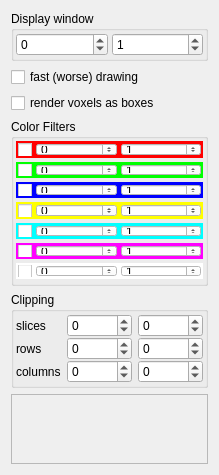
 <widget class="QWidget" name="propVolumetric">
  <property name="geometry">
   <rect>
    <x>0</x>
    <y>0</y>
    <width>209</width>
    <height>475</height>
   </rect>
  </property>
  <property name="sizePolicy">
   <sizepolicy hsizetype="Expanding" vsizetype="Expanding">
    <horstretch>0</horstretch>
    <verstretch>0</verstretch>
   </sizepolicy>
  </property>
  <property name="minimumSize">
   <size>
    <width>0</width>
    <height>475</height>
   </size>
  </property>
  <property name="maximumSize">
   <size>
    <width>16777215</width>
    <height>16777215</height>
   </size>
  </property>
  <property name="windowTitle">
   <string>Form</string>
  </property>
  <property name="styleSheet">
   <string notr="true"/>
  </property>
  <layout class="QVBoxLayout" name="verticalLayout_3">
   <item>
    <widget class="QGroupBox" name="groupBox">
     <property name="sizePolicy">
      <sizepolicy hsizetype="Preferred" vsizetype="Maximum">
       <horstretch>0</horstretch>
       <verstretch>0</verstretch>
      </sizepolicy>
     </property>
     <property name="title">
      <string>Display window</string>
     </property>
     <layout class="QHBoxLayout" name="horizontalLayout_9">
      <property name="spacing">
       <number>4</number>
      </property>
      <property name="leftMargin">
       <number>2</number>
      </property>
      <property name="topMargin">
       <number>2</number>
      </property>
      <property name="rightMargin">
       <number>2</number>
      </property>
      <property name="bottomMargin">
       <number>2</number>
      </property>
      <item>
       <widget class="QDoubleSpinBox" name="spinWinMin">
        <property name="decimals">
         <number>0</number>
        </property>
        <property name="minimum">
         <double>-100000.000000000000000</double>
        </property>
        <property name="maximum">
         <double>100000.000000000000000</double>
        </property>
        <property name="singleStep">
         <double>1.000000000000000</double>
        </property>
       </widget>
      </item>
      <item>
       <widget class="QDoubleSpinBox" name="spinWinMax">
        <property name="decimals">
         <number>0</number>
        </property>
        <property name="minimum">
         <double>-100000.000000000000000</double>
        </property>
        <property name="maximum">
         <double>100000.000000000000000</double>
        </property>
        <property name="singleStep">
         <double>1.000000000000000</double>
        </property>
        <property name="value">
         <double>1.000000000000000</double>
        </property>
       </widget>
      </item>
     </layout>
    </widget>
   </item>
   <item>
    <widget class="QCheckBox" name="fastDrawCheckBox">
     <property name="text">
      <string>fast (worse) drawing</string>
     </property>
    </widget>
   </item>
   <item>
    <widget class="QCheckBox" name="renderBoxesCheckBox">
     <property name="text">
      <string>render voxels as boxes</string>
     </property>
    </widget>
   </item>
   <item>
    <widget class="QGroupBox" name="groupBox_2">
     <property name="sizePolicy">
      <sizepolicy hsizetype="Preferred" vsizetype="Maximum">
       <horstretch>0</horstretch>
       <verstretch>0</verstretch>
      </sizepolicy>
     </property>
     <property name="title">
      <string>Color Filters</string>
     </property>
     <layout class="QVBoxLayout" name="verticalLayout">
      <property name="spacing">
       <number>4</number>
      </property>
      <property name="leftMargin">
       <number>2</number>
      </property>
      <property name="topMargin">
       <number>2</number>
      </property>
      <property name="rightMargin">
       <number>2</number>
      </property>
      <property name="bottomMargin">
       <number>4</number>
      </property>
      <item>
       <widget class="QWidget" name="widget_7" native="true">
        <property name="styleSheet">
         <string notr="true">background-color: #f00</string>
        </property>
        <layout class="QHBoxLayout" name="horizontalLayout_8">
         <property name="spacing">
          <number>4</number>
         </property>
         <property name="leftMargin">
          <number>2</number>
         </property>
         <property name="topMargin">
          <number>2</number>
         </property>
         <property name="rightMargin">
          <number>2</number>
         </property>
         <property name="bottomMargin">
          <number>2</number>
         </property>
         <item>
          <widget class="QCheckBox" name="f0CheckBox">
           <property name="sizePolicy">
            <sizepolicy hsizetype="Fixed" vsizetype="Fixed">
             <horstretch>0</horstretch>
             <verstretch>0</verstretch>
            </sizepolicy>
           </property>
           <property name="layoutDirection">
            <enum>Qt::LeftToRight</enum>
           </property>
           <property name="autoFillBackground">
            <bool>false</bool>
           </property>
           <property name="styleSheet">
            <string notr="true">background-color: #fff</string>
           </property>
           <property name="text">
            <string/>
           </property>
          </widget>
         </item>
         <item>
          <widget class="QDoubleSpinBox" name="f0SpinMin">
           <property name="styleSheet">
            <string notr="true">background-color: #fff;</string>
           </property>
           <property name="decimals">
            <number>0</number>
           </property>
           <property name="minimum">
            <double>-100000.000000000000000</double>
           </property>
           <property name="maximum">
            <double>100000.000000000000000</double>
           </property>
           <property name="singleStep">
            <double>1.000000000000000</double>
           </property>
          </widget>
         </item>
         <item>
          <widget class="QDoubleSpinBox" name="f0SpinMax">
           <property name="styleSheet">
            <string notr="true">background-color: #fff;</string>
           </property>
           <property name="decimals">
            <number>0</number>
           </property>
           <property name="minimum">
            <double>-100000.000000000000000</double>
           </property>
           <property name="maximum">
            <double>100000.000000000000000</double>
           </property>
           <property name="singleStep">
            <double>1.000000000000000</double>
           </property>
           <property name="value">
            <double>1.000000000000000</double>
           </property>
          </widget>
         </item>
        </layout>
       </widget>
      </item>
      <item>
       <widget class="QWidget" name="widget" native="true">
        <property name="styleSheet">
         <string notr="true">background-color: #0f0;</string>
        </property>
        <layout class="QHBoxLayout" name="horizontalLayout">
         <property name="spacing">
          <number>4</number>
         </property>
         <property name="leftMargin">
          <number>2</number>
         </property>
         <property name="topMargin">
          <number>2</number>
         </property>
         <property name="rightMargin">
          <number>2</number>
         </property>
         <property name="bottomMargin">
          <number>2</number>
         </property>
         <item>
          <widget class="QCheckBox" name="f1CheckBox">
           <property name="sizePolicy">
            <sizepolicy hsizetype="Fixed" vsizetype="Fixed">
             <horstretch>0</horstretch>
             <verstretch>0</verstretch>
            </sizepolicy>
           </property>
           <property name="layoutDirection">
            <enum>Qt::LeftToRight</enum>
           </property>
           <property name="autoFillBackground">
            <bool>false</bool>
           </property>
           <property name="styleSheet">
            <string notr="true">background-color: #fff</string>
           </property>
           <property name="text">
            <string/>
           </property>
          </widget>
         </item>
         <item>
          <widget class="QDoubleSpinBox" name="f1SpinMin">
           <property name="styleSheet">
            <string notr="true">background-color: #fff;</string>
           </property>
           <property name="decimals">
            <number>0</number>
           </property>
           <property name="minimum">
            <double>-100000.000000000000000</double>
           </property>
           <property name="maximum">
            <double>100000.000000000000000</double>
           </property>
           <property name="singleStep">
            <double>1.000000000000000</double>
           </property>
          </widget>
         </item>
         <item>
          <widget class="QDoubleSpinBox" name="f1SpinMax">
           <property name="styleSheet">
            <string notr="true">background-color: #fff;</string>
           </property>
           <property name="decimals">
            <number>0</number>
           </property>
           <property name="minimum">
            <double>-100000.000000000000000</double>
           </property>
           <property name="maximum">
            <double>100000.000000000000000</double>
           </property>
           <property name="singleStep">
            <double>1.000000000000000</double>
           </property>
           <property name="value">
            <double>1.000000000000000</double>
           </property>
          </widget>
         </item>
        </layout>
       </widget>
      </item>
      <item>
       <widget class="QWidget" name="widget_2" native="true">
        <property name="styleSheet">
         <string notr="true">background-color: #00f;</string>
        </property>
        <layout class="QHBoxLayout" name="horizontalLayout_2">
         <property name="spacing">
          <number>4</number>
         </property>
         <property name="leftMargin">
          <number>2</number>
         </property>
         <property name="topMargin">
          <number>2</number>
         </property>
         <property name="rightMargin">
          <number>2</number>
         </property>
         <property name="bottomMargin">
          <number>2</number>
         </property>
         <item>
          <widget class="QCheckBox" name="f2CheckBox">
           <property name="sizePolicy">
            <sizepolicy hsizetype="Fixed" vsizetype="Fixed">
             <horstretch>0</horstretch>
             <verstretch>0</verstretch>
            </sizepolicy>
           </property>
           <property name="layoutDirection">
            <enum>Qt::LeftToRight</enum>
           </property>
           <property name="autoFillBackground">
            <bool>false</bool>
           </property>
           <property name="styleSheet">
            <string notr="true">background-color: #fff</string>
           </property>
           <property name="text">
            <string/>
           </property>
          </widget>
         </item>
         <item>
          <widget class="QDoubleSpinBox" name="f2SpinMin">
           <property name="styleSheet">
            <string notr="true">background-color: #fff;</string>
           </property>
           <property name="decimals">
            <number>0</number>
           </property>
           <property name="minimum">
            <double>-100000.000000000000000</double>
           </property>
           <property name="maximum">
            <double>100000.000000000000000</double>
           </property>
           <property name="singleStep">
            <double>1.000000000000000</double>
           </property>
          </widget>
         </item>
         <item>
          <widget class="QDoubleSpinBox" name="f2SpinMax">
           <property name="styleSheet">
            <string notr="true">background-color: #fff;</string>
           </property>
           <property name="decimals">
            <number>0</number>
           </property>
           <property name="minimum">
            <double>-100000.000000000000000</double>
           </property>
           <property name="maximum">
            <double>100000.000000000000000</double>
           </property>
           <property name="singleStep">
            <double>1.000000000000000</double>
           </property>
           <property name="value">
            <double>1.000000000000000</double>
           </property>
          </widget>
         </item>
        </layout>
       </widget>
      </item>
      <item>
       <widget class="QWidget" name="widget_3" native="true">
        <property name="styleSheet">
         <string notr="true">background-color: #ff0;</string>
        </property>
        <layout class="QHBoxLayout" name="horizontalLayout_3">
         <property name="spacing">
          <number>4</number>
         </property>
         <property name="leftMargin">
          <number>2</number>
         </property>
         <property name="topMargin">
          <number>2</number>
         </property>
         <property name="rightMargin">
          <number>2</number>
         </property>
         <property name="bottomMargin">
          <number>2</number>
         </property>
         <item>
          <widget class="QCheckBox" name="f3CheckBox">
           <property name="sizePolicy">
            <sizepolicy hsizetype="Fixed" vsizetype="Fixed">
             <horstretch>0</horstretch>
             <verstretch>0</verstretch>
            </sizepolicy>
           </property>
           <property name="layoutDirection">
            <enum>Qt::LeftToRight</enum>
           </property>
           <property name="autoFillBackground">
            <bool>false</bool>
           </property>
           <property name="styleSheet">
            <string notr="true">background-color: #fff</string>
           </property>
           <property name="text">
            <string/>
           </property>
          </widget>
         </item>
         <item>
          <widget class="QDoubleSpinBox" name="f3SpinMin">
           <property name="styleSheet">
            <string notr="true">background-color: #fff;</string>
           </property>
           <property name="decimals">
            <number>0</number>
           </property>
           <property name="minimum">
            <double>-100000.000000000000000</double>
           </property>
           <property name="maximum">
            <double>100000.000000000000000</double>
           </property>
           <property name="singleStep">
            <double>1.000000000000000</double>
           </property>
          </widget>
         </item>
         <item>
          <widget class="QDoubleSpinBox" name="f3SpinMax">
           <property name="styleSheet">
            <string notr="true">background-color: #fff;</string>
           </property>
           <property name="decimals">
            <number>0</number>
           </property>
           <property name="minimum">
            <double>-100000.000000000000000</double>
           </property>
           <property name="maximum">
            <double>100000.000000000000000</double>
           </property>
           <property name="singleStep">
            <double>1.000000000000000</double>
           </property>
           <property name="value">
            <double>1.000000000000000</double>
           </property>
          </widget>
         </item>
        </layout>
       </widget>
      </item>
      <item>
       <widget class="QWidget" name="widget_4" native="true">
        <property name="styleSheet">
         <string notr="true">background-color: #0ff;</string>
        </property>
        <layout class="QHBoxLayout" name="horizontalLayout_4">
         <property name="spacing">
          <number>4</number>
         </property>
         <property name="leftMargin">
          <number>2</number>
         </property>
         <property name="topMargin">
          <number>2</number>
         </property>
         <property name="rightMargin">
          <number>2</number>
         </property>
         <property name="bottomMargin">
          <number>2</number>
         </property>
         <item>
          <widget class="QCheckBox" name="f4CheckBox">
           <property name="sizePolicy">
            <sizepolicy hsizetype="Fixed" vsizetype="Fixed">
             <horstretch>0</horstretch>
             <verstretch>0</verstretch>
            </sizepolicy>
           </property>
           <property name="layoutDirection">
            <enum>Qt::LeftToRight</enum>
           </property>
           <property name="autoFillBackground">
            <bool>false</bool>
           </property>
           <property name="styleSheet">
            <string notr="true">background-color: #fff</string>
           </property>
           <property name="text">
            <string/>
           </property>
          </widget>
         </item>
         <item>
          <widget class="QDoubleSpinBox" name="f4SpinMin">
           <property name="styleSheet">
            <string notr="true">background-color: #fff;</string>
           </property>
           <property name="decimals">
            <number>0</number>
           </property>
           <property name="minimum">
            <double>-100000.000000000000000</double>
           </property>
           <property name="maximum">
            <double>100000.000000000000000</double>
           </property>
           <property name="singleStep">
            <double>1.000000000000000</double>
           </property>
          </widget>
         </item>
         <item>
          <widget class="QDoubleSpinBox" name="f4SpinMax">
           <property name="styleSheet">
            <string notr="true">background-color: #fff;</string>
           </property>
           <property name="decimals">
            <number>0</number>
           </property>
           <property name="minimum">
            <double>-100000.000000000000000</double>
           </property>
           <property name="maximum">
            <double>100000.000000000000000</double>
           </property>
           <property name="singleStep">
            <double>1.000000000000000</double>
           </property>
           <property name="value">
            <double>1.000000000000000</double>
           </property>
          </widget>
         </item>
        </layout>
       </widget>
      </item>
      <item>
       <widget class="QWidget" name="widget_5" native="true">
        <property name="styleSheet">
         <string notr="true">background-color: #f0f;</string>
        </property>
        <layout class="QHBoxLayout" name="horizontalLayout_5">
         <property name="spacing">
          <number>4</number>
         </property>
         <property name="leftMargin">
          <number>2</number>
         </property>
         <property name="topMargin">
          <number>2</number>
         </property>
         <property name="rightMargin">
          <number>2</number>
         </property>
         <property name="bottomMargin">
          <number>2</number>
         </property>
         <item>
          <widget class="QCheckBox" name="f5CheckBox">
           <property name="sizePolicy">
            <sizepolicy hsizetype="Fixed" vsizetype="Fixed">
             <horstretch>0</horstretch>
             <verstretch>0</verstretch>
            </sizepolicy>
           </property>
           <property name="layoutDirection">
            <enum>Qt::LeftToRight</enum>
           </property>
           <property name="autoFillBackground">
            <bool>false</bool>
           </property>
           <property name="styleSheet">
            <string notr="true">background-color: #fff</string>
           </property>
           <property name="text">
            <string/>
           </property>
          </widget>
         </item>
         <item>
          <widget class="QDoubleSpinBox" name="f5SpinMin">
           <property name="styleSheet">
            <string notr="true">background-color: #fff;</string>
           </property>
           <property name="decimals">
            <number>0</number>
           </property>
           <property name="minimum">
            <double>-100000.000000000000000</double>
           </property>
           <property name="maximum">
            <double>100000.000000000000000</double>
           </property>
           <property name="singleStep">
            <double>1.000000000000000</double>
           </property>
          </widget>
         </item>
         <item>
          <widget class="QDoubleSpinBox" name="f5SpinMax">
           <property name="styleSheet">
            <string notr="true">background-color: #fff;</string>
           </property>
           <property name="decimals">
            <number>0</number>
           </property>
           <property name="minimum">
            <double>-100000.000000000000000</double>
           </property>
           <property name="maximum">
            <double>100000.000000000000000</double>
           </property>
           <property name="singleStep">
            <double>1.000000000000000</double>
           </property>
           <property name="value">
            <double>1.000000000000000</double>
           </property>
          </widget>
         </item>
        </layout>
       </widget>
      </item>
      <item>
       <widget class="QWidget" name="widget_6" native="true">
        <property name="styleSheet">
         <string notr="true">background-color: #fff;</string>
        </property>
        <layout class="QHBoxLayout" name="horizontalLayout_6">
         <property name="spacing">
          <number>4</number>
         </property>
         <property name="leftMargin">
          <number>2</number>
         </property>
         <property name="topMargin">
          <number>2</number>
         </property>
         <property name="rightMargin">
          <number>2</number>
         </property>
         <property name="bottomMargin">
          <number>2</number>
         </property>
         <item>
          <widget class="QCheckBox" name="f6CheckBox">
           <property name="sizePolicy">
            <sizepolicy hsizetype="Fixed" vsizetype="Fixed">
             <horstretch>0</horstretch>
             <verstretch>0</verstretch>
            </sizepolicy>
           </property>
           <property name="layoutDirection">
            <enum>Qt::LeftToRight</enum>
           </property>
           <property name="autoFillBackground">
            <bool>false</bool>
           </property>
           <property name="styleSheet">
            <string notr="true">background-color: #fff</string>
           </property>
           <property name="text">
            <string/>
           </property>
          </widget>
         </item>
         <item>
          <widget class="QDoubleSpinBox" name="f6SpinMin">
           <property name="styleSheet">
            <string notr="true">background-color: #fff;</string>
           </property>
           <property name="decimals">
            <number>0</number>
           </property>
           <property name="minimum">
            <double>-100000.000000000000000</double>
           </property>
           <property name="maximum">
            <double>100000.000000000000000</double>
           </property>
           <property name="singleStep">
            <double>1.000000000000000</double>
           </property>
          </widget>
         </item>
         <item>
          <widget class="QDoubleSpinBox" name="f6SpinMax">
           <property name="styleSheet">
            <string notr="true">background-color: #fff;</string>
           </property>
           <property name="decimals">
            <number>0</number>
           </property>
           <property name="minimum">
            <double>-100000.000000000000000</double>
           </property>
           <property name="maximum">
            <double>100000.000000000000000</double>
           </property>
           <property name="singleStep">
            <double>1.000000000000000</double>
           </property>
           <property name="value">
            <double>1.000000000000000</double>
           </property>
          </widget>
         </item>
        </layout>
       </widget>
      </item>
     </layout>
    </widget>
   </item>
   <item>
    <widget class="QGroupBox" name="groupBox_3">
     <property name="sizePolicy">
      <sizepolicy hsizetype="Preferred" vsizetype="Maximum">
       <horstretch>0</horstretch>
       <verstretch>0</verstretch>
      </sizepolicy>
     </property>
     <property name="title">
      <string>Clipping</string>
     </property>
     <layout class="QVBoxLayout" name="verticalLayout_2">
      <property name="spacing">
       <number>4</number>
      </property>
      <property name="leftMargin">
       <number>2</number>
      </property>
      <property name="topMargin">
       <number>2</number>
      </property>
      <property name="rightMargin">
       <number>2</number>
      </property>
      <property name="bottomMargin">
       <number>2</number>
      </property>
      <item>
       <layout class="QFormLayout" name="formLayout">
        <property name="horizontalSpacing">
         <number>6</number>
        </property>
        <property name="verticalSpacing">
         <number>0</number>
        </property>
        <property name="topMargin">
         <number>0</number>
        </property>
        <item row="0" column="0">
         <widget class="QLabel" name="slicesLabel">
          <property name="text">
           <string>slices</string>
          </property>
         </widget>
        </item>
        <item row="0" column="1">
         <widget class="QWidget" name="slicesWidget" native="true">
          <layout class="QHBoxLayout" name="horizontalLayout_12">
           <property name="leftMargin">
            <number>0</number>
           </property>
           <property name="topMargin">
            <number>0</number>
           </property>
           <property name="rightMargin">
            <number>0</number>
           </property>
           <property name="bottomMargin">
            <number>0</number>
           </property>
           <item>
            <widget class="QSpinBox" name="zBspin">
             <property name="enabled">
              <bool>true</bool>
             </property>
             <property name="minimum">
              <number>-99999</number>
             </property>
             <property name="maximum">
              <number>99999</number>
             </property>
            </widget>
           </item>
           <item>
            <widget class="QSpinBox" name="zEspin">
             <property name="enabled">
              <bool>true</bool>
             </property>
             <property name="minimum">
              <number>-99999</number>
             </property>
             <property name="maximum">
              <number>99999</number>
             </property>
            </widget>
           </item>
          </layout>
         </widget>
        </item>
        <item row="1" column="0">
         <widget class="QLabel" name="rowsLabel">
          <property name="text">
           <string>rows</string>
          </property>
         </widget>
        </item>
        <item row="1" column="1">
         <widget class="QWidget" name="rowsWidget" native="true">
          <layout class="QHBoxLayout" name="horizontalLayout_7">
           <property name="leftMargin">
            <number>0</number>
           </property>
           <property name="topMargin">
            <number>0</number>
           </property>
           <property name="rightMargin">
            <number>0</number>
           </property>
           <property name="bottomMargin">
            <number>0</number>
           </property>
           <item>
            <widget class="QSpinBox" name="yBspin">
             <property name="enabled">
              <bool>true</bool>
             </property>
             <property name="minimum">
              <number>-99999</number>
             </property>
             <property name="maximum">
              <number>99999</number>
             </property>
            </widget>
           </item>
           <item>
            <widget class="QSpinBox" name="yEspin">
             <property name="enabled">
              <bool>true</bool>
             </property>
             <property name="minimum">
              <number>-99999</number>
             </property>
             <property name="maximum">
              <number>99999</number>
             </property>
            </widget>
           </item>
          </layout>
         </widget>
        </item>
        <item row="2" column="0">
         <widget class="QLabel" name="columnsLabel">
          <property name="text">
           <string>columns</string>
          </property>
         </widget>
        </item>
        <item row="2" column="1">
         <widget class="QWidget" name="columnsWidget" native="true">
          <layout class="QHBoxLayout" name="horizontalLayout_13">
           <property name="leftMargin">
            <number>0</number>
           </property>
           <property name="topMargin">
            <number>0</number>
           </property>
           <property name="rightMargin">
            <number>0</number>
           </property>
           <property name="bottomMargin">
            <number>0</number>
           </property>
           <item>
            <widget class="QSpinBox" name="xBspin">
             <property name="enabled">
              <bool>true</bool>
             </property>
             <property name="minimum">
              <number>-99999</number>
             </property>
             <property name="maximum">
              <number>99999</number>
             </property>
            </widget>
           </item>
           <item>
            <widget class="QSpinBox" name="xEspin">
             <property name="enabled">
              <bool>true</bool>
             </property>
             <property name="minimum">
              <number>-99999</number>
             </property>
             <property name="maximum">
              <number>99999</number>
             </property>
            </widget>
           </item>
          </layout>
         </widget>
        </item>
       </layout>
      </item>
     </layout>
    </widget>
   </item>
   <item>
    <widget class="QTextEdit" name="info">
     <property name="enabled">
      <bool>false</bool>
     </property>
     <property name="sizePolicy">
      <sizepolicy hsizetype="Expanding" vsizetype="Expanding">
       <horstretch>0</horstretch>
       <verstretch>0</verstretch>
      </sizepolicy>
     </property>
     <property name="maximumSize">
      <size>
       <width>16777215</width>
       <height>16777215</height>
      </size>
     </property>
    </widget>
   </item>
  </layout>
 </widget>
